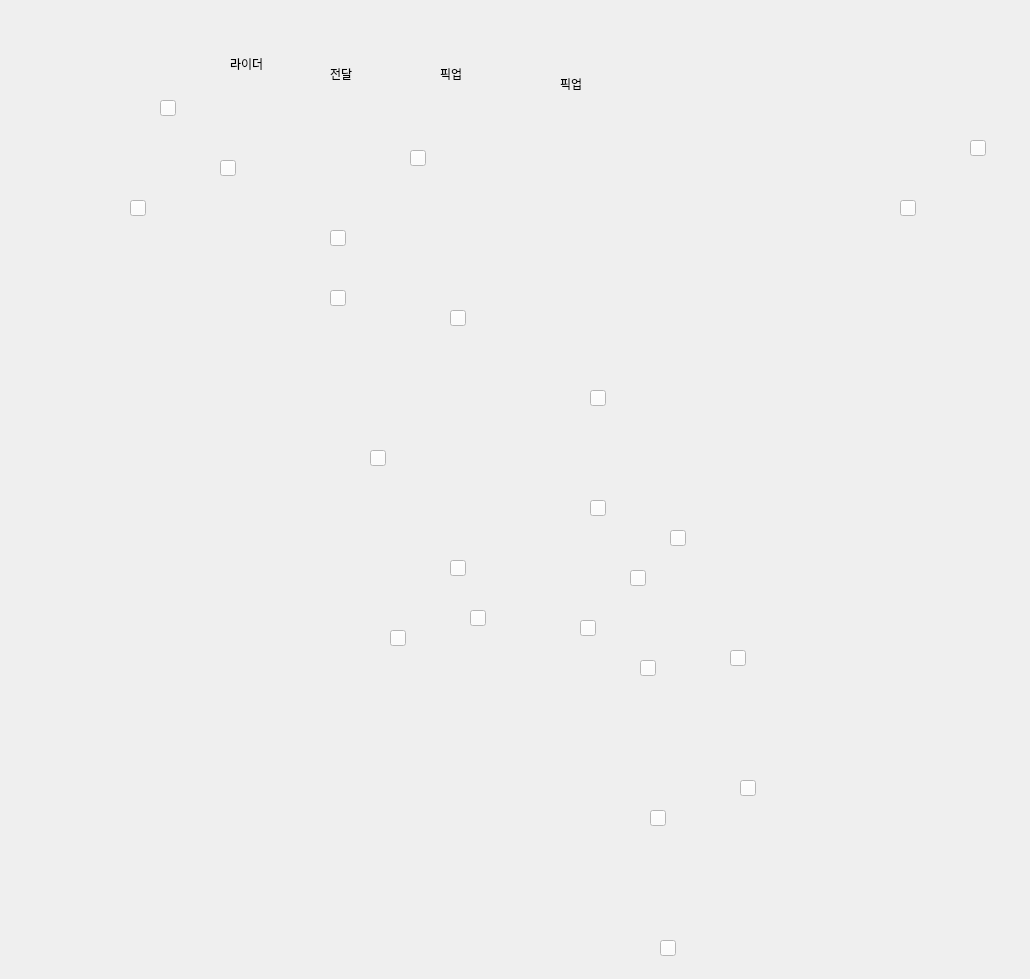
<?xml version="1.0" encoding="UTF-8"?>
<ui version="4.0">
 <class>Form</class>
 <widget class="QWidget" name="Form">
  <property name="geometry">
   <rect>
    <x>0</x>
    <y>0</y>
    <width>1030</width>
    <height>979</height>
   </rect>
  </property>
  <property name="windowTitle">
   <string>Form</string>
  </property>
  <widget class="QPushButton" name="pushButton">
   <property name="geometry">
    <rect>
     <x>130</x>
     <y>200</y>
     <width>16</width>
     <height>16</height>
    </rect>
   </property>
   <property name="styleSheet">
    <string notr="true">background-color: rgb(255, 255, 255);</string>
   </property>
   <property name="text">
    <string/>
   </property>
  </widget>
  <widget class="QPushButton" name="pushButton_2">
   <property name="geometry">
    <rect>
     <x>160</x>
     <y>100</y>
     <width>16</width>
     <height>16</height>
    </rect>
   </property>
   <property name="styleSheet">
    <string notr="true">background-color: rgb(255, 255, 255);</string>
   </property>
   <property name="text">
    <string/>
   </property>
  </widget>
  <widget class="QPushButton" name="pushButton_3">
   <property name="geometry">
    <rect>
     <x>220</x>
     <y>160</y>
     <width>16</width>
     <height>16</height>
    </rect>
   </property>
   <property name="styleSheet">
    <string notr="true">background-color: rgb(255, 255, 255);</string>
   </property>
   <property name="text">
    <string/>
   </property>
  </widget>
  <widget class="QPushButton" name="pushButton_4">
   <property name="geometry">
    <rect>
     <x>330</x>
     <y>230</y>
     <width>16</width>
     <height>16</height>
    </rect>
   </property>
   <property name="styleSheet">
    <string notr="true">background-color: rgb(255, 255, 255);</string>
   </property>
   <property name="text">
    <string/>
   </property>
  </widget>
  <widget class="QPushButton" name="pushButton_5">
   <property name="geometry">
    <rect>
     <x>330</x>
     <y>290</y>
     <width>16</width>
     <height>16</height>
    </rect>
   </property>
   <property name="styleSheet">
    <string notr="true">background-color: rgb(255, 255, 255);</string>
   </property>
   <property name="text">
    <string/>
   </property>
  </widget>
  <widget class="QPushButton" name="pushButton_6">
   <property name="geometry">
    <rect>
     <x>370</x>
     <y>450</y>
     <width>16</width>
     <height>16</height>
    </rect>
   </property>
   <property name="styleSheet">
    <string notr="true">background-color: rgb(255, 255, 255);</string>
   </property>
   <property name="text">
    <string/>
   </property>
  </widget>
  <widget class="QPushButton" name="pushButton_7">
   <property name="geometry">
    <rect>
     <x>450</x>
     <y>310</y>
     <width>16</width>
     <height>16</height>
    </rect>
   </property>
   <property name="styleSheet">
    <string notr="true">background-color: rgb(255, 255, 255);</string>
   </property>
   <property name="text">
    <string/>
   </property>
  </widget>
  <widget class="QPushButton" name="pushButton_8">
   <property name="geometry">
    <rect>
     <x>410</x>
     <y>150</y>
     <width>16</width>
     <height>16</height>
    </rect>
   </property>
   <property name="styleSheet">
    <string notr="true">background-color: rgb(255, 255, 255);</string>
   </property>
   <property name="text">
    <string/>
   </property>
  </widget>
  <widget class="QPushButton" name="pushButton_9">
   <property name="geometry">
    <rect>
     <x>590</x>
     <y>390</y>
     <width>16</width>
     <height>16</height>
    </rect>
   </property>
   <property name="styleSheet">
    <string notr="true">background-color: rgb(255, 255, 255);</string>
   </property>
   <property name="text">
    <string/>
   </property>
  </widget>
  <widget class="QPushButton" name="pushButton_10">
   <property name="geometry">
    <rect>
     <x>450</x>
     <y>560</y>
     <width>16</width>
     <height>16</height>
    </rect>
   </property>
   <property name="styleSheet">
    <string notr="true">background-color: rgb(255, 255, 255);</string>
   </property>
   <property name="text">
    <string/>
   </property>
  </widget>
  <widget class="QPushButton" name="pushButton_11">
   <property name="geometry">
    <rect>
     <x>390</x>
     <y>630</y>
     <width>16</width>
     <height>16</height>
    </rect>
   </property>
   <property name="styleSheet">
    <string notr="true">background-color: rgb(255, 255, 255);</string>
   </property>
   <property name="text">
    <string/>
   </property>
  </widget>
  <widget class="QPushButton" name="pushButton_12">
   <property name="geometry">
    <rect>
     <x>470</x>
     <y>610</y>
     <width>16</width>
     <height>16</height>
    </rect>
   </property>
   <property name="styleSheet">
    <string notr="true">background-color: rgb(255, 255, 255);</string>
   </property>
   <property name="text">
    <string/>
   </property>
  </widget>
  <widget class="QPushButton" name="pushButton_13">
   <property name="geometry">
    <rect>
     <x>580</x>
     <y>620</y>
     <width>16</width>
     <height>16</height>
    </rect>
   </property>
   <property name="styleSheet">
    <string notr="true">background-color: rgb(255, 255, 255);</string>
   </property>
   <property name="text">
    <string/>
   </property>
  </widget>
  <widget class="QPushButton" name="pushButton_15">
   <property name="geometry">
    <rect>
     <x>670</x>
     <y>530</y>
     <width>16</width>
     <height>16</height>
    </rect>
   </property>
   <property name="styleSheet">
    <string notr="true">background-color: rgb(255, 255, 255);</string>
   </property>
   <property name="text">
    <string/>
   </property>
  </widget>
  <widget class="QPushButton" name="pushButton_14">
   <property name="geometry">
    <rect>
     <x>590</x>
     <y>500</y>
     <width>16</width>
     <height>16</height>
    </rect>
   </property>
   <property name="styleSheet">
    <string notr="true">background-color: rgb(255, 255, 255);</string>
   </property>
   <property name="text">
    <string/>
   </property>
  </widget>
  <widget class="QPushButton" name="pushButton_16">
   <property name="geometry">
    <rect>
     <x>630</x>
     <y>570</y>
     <width>16</width>
     <height>16</height>
    </rect>
   </property>
   <property name="styleSheet">
    <string notr="true">background-color: rgb(255, 255, 255);</string>
   </property>
   <property name="text">
    <string/>
   </property>
  </widget>
  <widget class="QPushButton" name="pushButton_17">
   <property name="geometry">
    <rect>
     <x>640</x>
     <y>660</y>
     <width>16</width>
     <height>16</height>
    </rect>
   </property>
   <property name="styleSheet">
    <string notr="true">background-color: rgb(255, 255, 255);</string>
   </property>
   <property name="text">
    <string/>
   </property>
  </widget>
  <widget class="QPushButton" name="pushButton_18">
   <property name="geometry">
    <rect>
     <x>730</x>
     <y>650</y>
     <width>16</width>
     <height>16</height>
    </rect>
   </property>
   <property name="styleSheet">
    <string notr="true">background-color: rgb(255, 255, 255);</string>
   </property>
   <property name="text">
    <string/>
   </property>
  </widget>
  <widget class="QPushButton" name="pushButton_19">
   <property name="geometry">
    <rect>
     <x>650</x>
     <y>810</y>
     <width>16</width>
     <height>16</height>
    </rect>
   </property>
   <property name="styleSheet">
    <string notr="true">background-color: rgb(255, 255, 255);</string>
   </property>
   <property name="text">
    <string/>
   </property>
  </widget>
  <widget class="QPushButton" name="pushButton_20">
   <property name="geometry">
    <rect>
     <x>740</x>
     <y>780</y>
     <width>16</width>
     <height>16</height>
    </rect>
   </property>
   <property name="styleSheet">
    <string notr="true">background-color: rgb(255, 255, 255);</string>
   </property>
   <property name="text">
    <string/>
   </property>
  </widget>
  <widget class="QPushButton" name="pushButton_21">
   <property name="geometry">
    <rect>
     <x>660</x>
     <y>940</y>
     <width>16</width>
     <height>16</height>
    </rect>
   </property>
   <property name="styleSheet">
    <string notr="true">background-color: rgb(255, 255, 255);</string>
   </property>
   <property name="text">
    <string/>
   </property>
  </widget>
  <widget class="QPushButton" name="pushButton_22">
   <property name="geometry">
    <rect>
     <x>970</x>
     <y>140</y>
     <width>16</width>
     <height>16</height>
    </rect>
   </property>
   <property name="styleSheet">
    <string notr="true">background-color: rgb(255, 255, 255);</string>
   </property>
   <property name="text">
    <string/>
   </property>
  </widget>
  <widget class="QPushButton" name="pushButton_23">
   <property name="geometry">
    <rect>
     <x>900</x>
     <y>200</y>
     <width>16</width>
     <height>16</height>
    </rect>
   </property>
   <property name="styleSheet">
    <string notr="true">background-color: rgb(255, 255, 255);</string>
   </property>
   <property name="text">
    <string/>
   </property>
  </widget>
  <widget class="QLabel" name="destination">
   <property name="geometry">
    <rect>
     <x>330</x>
     <y>20</y>
     <width>98</width>
     <height>108</height>
    </rect>
   </property>
   <property name="text">
    <string>전달</string>
   </property>
  </widget>
  <widget class="QLabel" name="pickup">
   <property name="geometry">
    <rect>
     <x>440</x>
     <y>20</y>
     <width>98</width>
     <height>108</height>
    </rect>
   </property>
   <property name="text">
    <string>픽업</string>
   </property>
  </widget>
  <widget class="QLabel" name="rider">
   <property name="geometry">
    <rect>
     <x>230</x>
     <y>10</y>
     <width>98</width>
     <height>108</height>
    </rect>
   </property>
   <property name="text">
    <string>라이더</string>
   </property>
  </widget>
  <widget class="QLabel" name="start">
   <property name="geometry">
    <rect>
     <x>560</x>
     <y>30</y>
     <width>98</width>
     <height>108</height>
    </rect>
   </property>
   <property name="text">
    <string>픽업</string>
   </property>
  </widget>
  <zorder>pushButton_22</zorder>
  <zorder>pushButton_23</zorder>
  <zorder>pushButton_20</zorder>
  <zorder>pushButton_19</zorder>
  <zorder>pushButton_18</zorder>
  <zorder>pushButton_17</zorder>
  <zorder>pushButton_15</zorder>
  <zorder>pushButton_16</zorder>
  <zorder>pushButton_13</zorder>
  <zorder>pushButton_14</zorder>
  <zorder>pushButton_9</zorder>
  <zorder>pushButton_12</zorder>
  <zorder>pushButton_10</zorder>
  <zorder>pushButton_7</zorder>
  <zorder>pushButton_11</zorder>
  <zorder>pushButton_6</zorder>
  <zorder>pushButton_8</zorder>
  <zorder>pushButton_5</zorder>
  <zorder>pushButton_4</zorder>
  <zorder>pushButton_3</zorder>
  <zorder>pushButton</zorder>
  <zorder>pushButton_2</zorder>
  <zorder>pushButton_21</zorder>
  <zorder>destination</zorder>
  <zorder>pickup</zorder>
  <zorder>rider</zorder>
  <zorder>start</zorder>
 </widget>
 <resources/>
 <connections/>
</ui>
